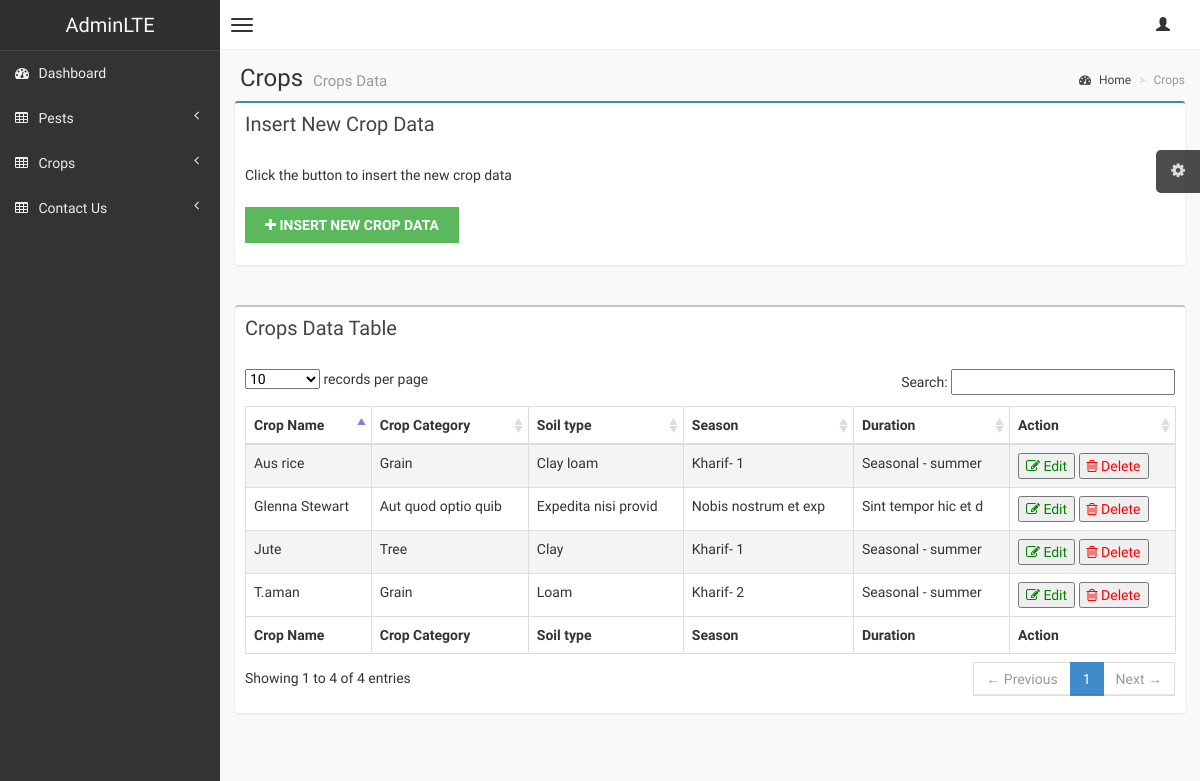
Before: /admin/crop.php with the older database file.
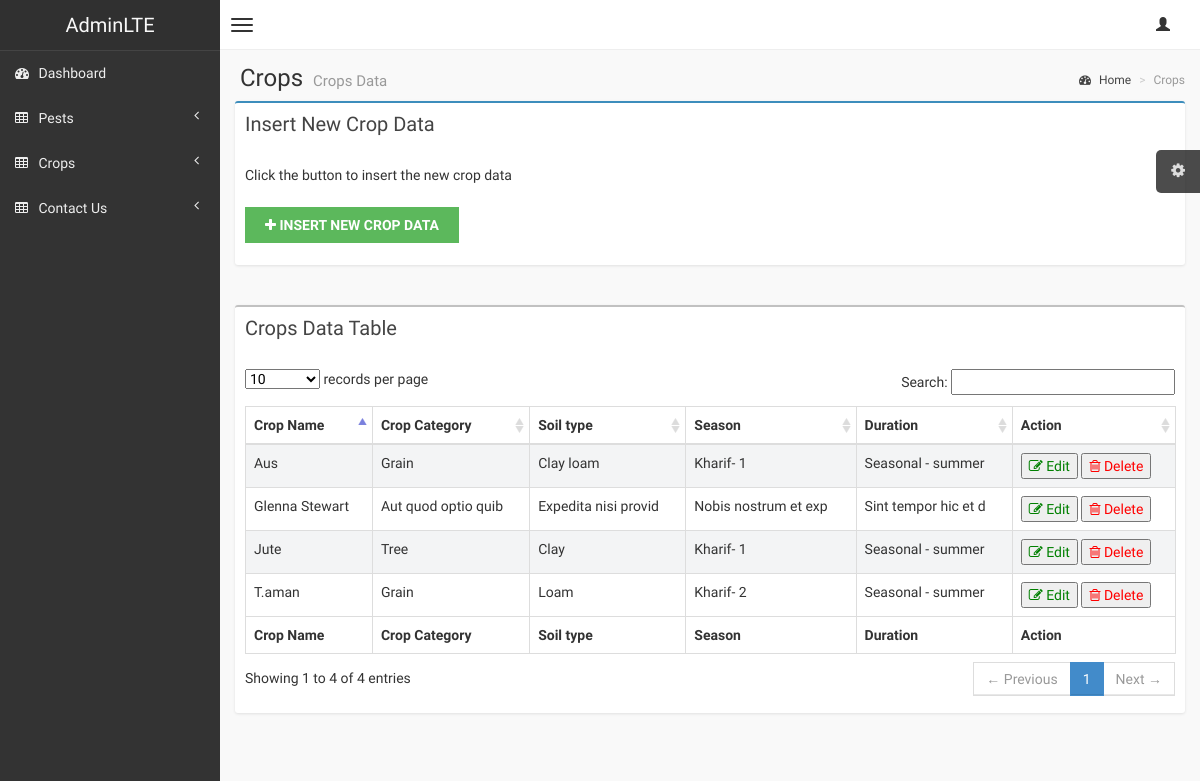
After: the same page with the newer database file.
### tables this page shows
CREATE TABLE `crop_lists` (
  `cropList_id` int(11) NOT NULL,
  `crop_name` varchar(50) NOT NULL,
  `crop_category` varchar(50) NOT NULL,
  `soil_type` varchar(50) NOT NULL,
  `season` varchar(20) NOT NULL,
  `duration` varchar(50) NOT NULL,
  `created_at` timestamp NOT NULL DEFAULT current_timestamp() ON UPDATE current_timestamp()
);

### admin/crop.php (the view, shortened to what the changed rows need)
<!DOCTYPE html>
<html>
<head>
    <link href="css/bootstrap.min.css" rel="stylesheet" type="text/css" />
    <link href="css/font-awesome.min.css" rel="stylesheet" type="text/css" />
    <link href="css/datatables/dataTables.bootstrap.css" rel="stylesheet" type="text/css" />
    <link href="css/AdminLTE.css" rel="stylesheet" type="text/css" />
</head>
<body class="skin-black">
    <div class="wrapper row-offcanvas row-offcanvas-left">
        <aside class="right-side">
            <section class="content-header">
                <h1>
                    Crops
                    <small>Crops Data</small>
                </h1>
            </section>
            <section class="content">
                <div class="row">
                    <div class="col-xs-12">
                        <div class="box">
                            <div class="box-body table-responsive">
                                <table id="example1" class="table table-bordered table-striped">
                                    <thead>
                                        <tr>
                                            <th>Crop Name</th>
                                            <th>Crop Category</th>
                                            <th>Soil type</th>
                                            <th>Season</th>
                                            <th>Duration</th>
                                            <th>Action</th>
                                        </tr>
                                    </thead>
                                    <tbody>
                                        <?php include_once("dbCon.php");
                                            $conn = connect();
                                            $sql= "SELECT * FROM crop_lists";
                                            $result = $conn->query($sql);
                                                while ($row = $result-> fetch_assoc()):
                                        ?>
                                        <tr>
                                            <td><?php echo $row["crop_name"]; ?></td>
                                            <td><?php echo $row["crop_category"]; ?></td>
                                            <td><?php echo $row["soil_type"]; ?></td>
                                            <td><?php echo $row["season"]; ?></td>
                                            <td><?php echo $row["duration"]; ?></td>
                                            <td>
                                                <button><a href="crop_edit.php?edit=<?php echo $row['cropList_id'];?>"
                                                        style="color: green;"><i class="fa fa-edit"
                                                            aria-hidden="true"></i>
                                                        Edit</a></button>
                                                <button><a href="crop.php?delete=<?php echo $row['cropList_id'];?>"
                                                        style="color: red;"><i class="fa fa-trash-o"
                                                            aria-hidden="true"></i>
                                                        Delete</a></button>
                                            </td>
                                        </tr>
                                        <?php endwhile;?>
                                    </tbody>
                                    <tfoot>
                                        <tr>
                                            <th>Crop Name</th>
                                            <th>Crop Category</th>
                                            <th>Soil type</th>
                                            <th>Season</th>
                                            <th>Duration</th>
                                            <th>Action</th>
                                        </tr>
                                    </tfoot>
                                </table>
                            </div>
                        </div>
                    </div>
                </div>
            </section>
        </aside>
    </div>
</body>
</html>

Changed rows visible on the page:
changed crop_lists "Clay loam": crop_name "Aus rice" → "Aus"
